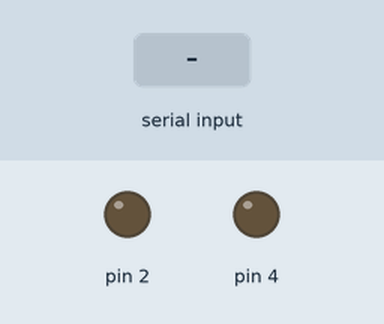
Recording of a sketch running on a simulated Arduino Uno, built with avr-gcc and run on an emulated ATmega328P. Shown: output pins drawn as LEDs (lit = HIGH). The test bench sets the inputs (shaded band).

Above: at 1.2 s.
1.3 s: "a" received over Serial
At 2.4 s:
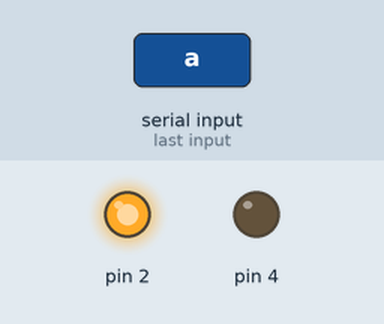
2.8 s: "b" received over Serial
At 3.5 s:
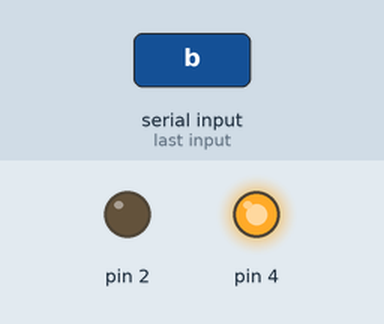
Timing chart, 0 to 5.8 s (numbered marks = the images above; inputs shaded):
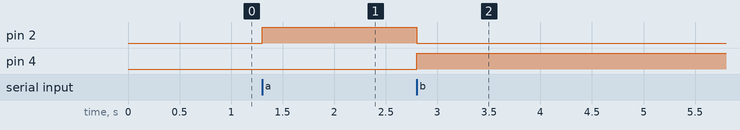

The sketch:

0909B.ino
```cpp
char cmd;

void setup() {

  // 시리얼 통신 시작 (boadrate: 9600)
  Serial.begin(115200);
  pinMode(2,OUTPUT);
  pinMode(4,OUTPUT);
}

void loop() {

  // 컴퓨터로부터 시리얼 통신이 전송되면, 한줄씩 읽어와서 cmd 변수에 입력
  if(Serial.available()){
    cmd = Serial.read();

    if(cmd=='a'){
      digitalWrite(2,HIGH);
      digitalWrite(4,LOW);
      delay(100);
    }
    else if(cmd=='b'){
      digitalWrite(2,LOW);
      digitalWrite(4,HIGH);
      delay(100);
    }
  }
}
```

Measured:
- after the input at 1.3 s, pin 2: LOW → HIGH at once
- after the input at 2.8 s, pin 2: HIGH → LOW at once; pin 4: LOW → HIGH at once
